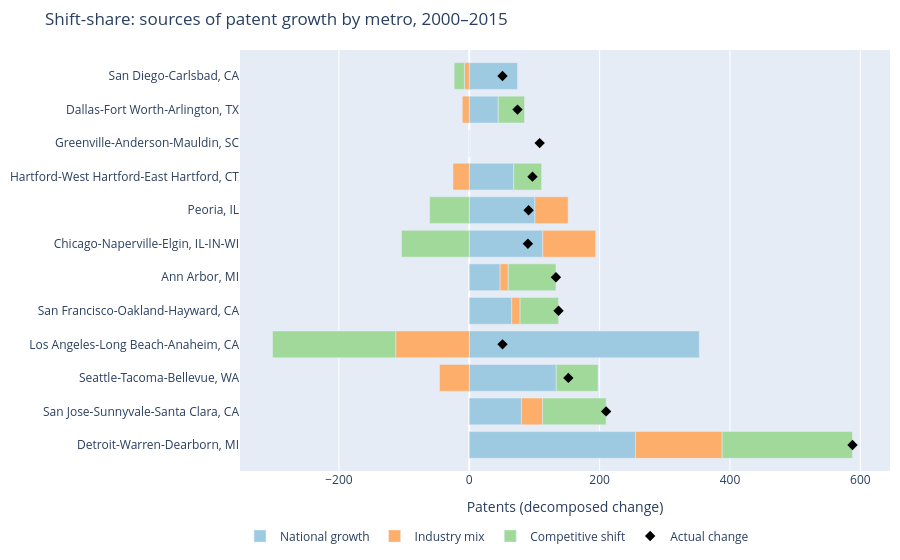

Write notebook code for a chart like this one.
### Code cell
A.shift_share_fig(allcls, df.year.min(), df.year.max())

### Figure 1 — Plotly figure (JSON) as saved in the notebook; plotly's stock layout.template omitted (floating-point values rounded to 4 significant figures)
{"data": [{"marker": {"color": "#9ecae1"}, "name": "National growth", "orientation": "h", "type": "bar", "x": [255.0, 80.1, 133.4, 352.9, 65.2, 47.4, 112.7, 100.8, 68.2, 0.0, 44.5, 74.1], "y": ["Detroit-Warren-Dearborn, MI", "San Jose-Sunnyvale-Santa Clara, CA", "Seattle-Tacoma-Bellevue, WA", "Los Angeles-Long Beach-Anaheim, CA", "San Francisco-Oakland-Hayward, CA", "Ann Arbor, MI", "Chicago-Naperville-Elgin, IL-IN-WI", "Peoria, IL", "Hartford-West Hartford-East Hartford, CT", "Greenville-Anderson-Mauldin, SC", "Dallas-Fort Worth-Arlington, TX", "San Diego-Carlsbad, CA"]}, {"marker": {"color": "#fdae6b"}, "name": "Industry mix", "orientation": "h", "type": "bar", "x": [133.0, 32.3, -45.6, -112.8, 12.8, 12.4, 81.2, 50.9, -25.0, 0.0, -10.7, -7.4], "y": ["Detroit-Warren-Dearborn, MI", "San Jose-Sunnyvale-Santa Clara, CA", "Seattle-Tacoma-Bellevue, WA", "Los Angeles-Long Beach-Anaheim, CA", "San Francisco-Oakland-Hayward, CA", "Ann Arbor, MI", "Chicago-Naperville-Elgin, IL-IN-WI", "Peoria, IL", "Hartford-West Hartford-East Hartford, CT", "Greenville-Anderson-Mauldin, SC", "Dallas-Fort Worth-Arlington, TX", "San Diego-Carlsbad, CA"]}, {"marker": {"color": "#a1d99b"}, "name": "Competitive shift", "orientation": "h", "type": "bar", "x": [200.0, 97.6, 64.1, -189.1, 59.0, 73.2, -103.9, -60.7, 42.8, 0.0, 40.3, -15.8], "y": ["Detroit-Warren-Dearborn, MI", "San Jose-Sunnyvale-Santa Clara, CA", "Seattle-Tacoma-Bellevue, WA", "Los Angeles-Long Beach-Anaheim, CA", "San Francisco-Oakland-Hayward, CA", "Ann Arbor, MI", "Chicago-Naperville-Elgin, IL-IN-WI", "Peoria, IL", "Hartford-West Hartford-East Hartford, CT", "Greenville-Anderson-Mauldin, SC", "Dallas-Fort Worth-Arlington, TX", "San Diego-Carlsbad, CA"]}, {"marker": {"color": "black", "size": 8, "symbol": "diamond"}, "mode": "markers", "name": "Actual change", "type": "scatter", "x": [588.0, 210.0, 152.0, 51.0, 137.0, 133.0, 90.0, 91.0, 97.0, 108.0, 74.0, 51.0], "y": ["Detroit-Warren-Dearborn, MI", "San Jose-Sunnyvale-Santa Clara, CA", "Seattle-Tacoma-Bellevue, WA", "Los Angeles-Long Beach-Anaheim, CA", "San Francisco-Oakland-Hayward, CA", "Ann Arbor, MI", "Chicago-Naperville-Elgin, IL-IN-WI", "Peoria, IL", "Hartford-West Hartford-East Hartford, CT", "Greenville-Anderson-Mauldin, SC", "Dallas-Fort Worth-Arlington, TX", "San Diego-Carlsbad, CA"]}], "layout": {"barmode": "relative", "legend": {"orientation": "h", "y": -0.12}, "margin": {"b": 10, "l": 10, "r": 10, "t": 50}, "title": {"text": "Shift-share: sources of patent growth by metro, 2000–2015"}, "xaxis": {"title": {"text": "Patents (decomposed change)"}}}}
